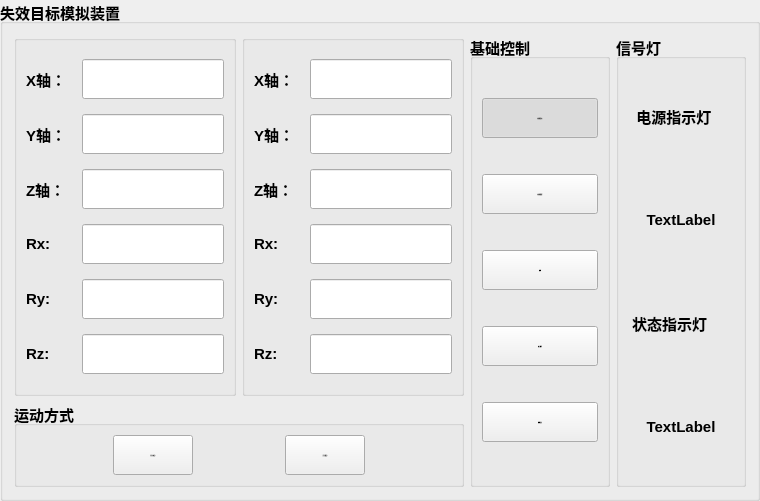
           <widget class="QGroupBox" name="groupBox_110">
            <property name="minimumSize">
             <size>
              <width>661</width>
              <height>470</height>
             </size>
            </property>
            <property name="font">
             <font>
              <pointsize>11</pointsize>
              <weight>75</weight>
              <bold>true</bold>
             </font>
            </property>
            <property name="title">
             <string>失效目标模拟装置</string>
            </property>
            <layout class="QGridLayout" name="gridLayout_33">
             <item row="0" column="0">
              <widget class="QGroupBox" name="groupBox_111">
               <property name="minimumSize">
                <size>
                 <width>180</width>
                 <height>361</height>
                </size>
               </property>
               <property name="sizeIncrement">
                <size>
                 <width>0</width>
                 <height>300</height>
                </size>
               </property>
               <property name="title">
                <string/>
               </property>
               <layout class="QGridLayout" name="gridLayout_32">
                <item row="1" column="1">
                 <widget class="QLineEdit" name="y_p_2">
                  <property name="minimumSize">
                   <size>
                    <width>0</width>
                    <height>40</height>
                   </size>
                  </property>
                 </widget>
                </item>
                <item row="3" column="0">
                 <widget class="QLabel" name="label_287">
                  <property name="minimumSize">
                   <size>
                    <width>50</width>
                    <height>15</height>
                   </size>
                  </property>
                  <property name="text">
                   <string>Rx:</string>
                  </property>
                 </widget>
                </item>
                <item row="2" column="0">
                 <widget class="QLabel" name="label_288">
                  <property name="minimumSize">
                   <size>
                    <width>50</width>
                    <height>15</height>
                   </size>
                  </property>
                  <property name="text">
                   <string>Z轴：</string>
                  </property>
                 </widget>
                </item>
                <item row="4" column="0">
                 <widget class="QLabel" name="label_291">
                  <property name="minimumSize">
                   <size>
                    <width>50</width>
                    <height>15</height>
                   </size>
                  </property>
                  <property name="text">
                   <string>Ry:</string>
                  </property>
                 </widget>
                </item>
                <item row="0" column="0">
                 <widget class="QLabel" name="label_290">
                  <property name="minimumSize">
                   <size>
                    <width>50</width>
                    <height>15</height>
                   </size>
                  </property>
                  <property name="text">
                   <string>X轴：</string>
                  </property>
                 </widget>
                </item>
                <item row="0" column="1">
                 <widget class="QLineEdit" name="x_p_2">
                  <property name="minimumSize">
                   <size>
                    <width>0</width>
                    <height>40</height>
                   </size>
                  </property>
                 </widget>
                </item>
                <item row="5" column="1">
                 <widget class="QLineEdit" name="rz_p_2">
                  <property name="minimumSize">
                   <size>
                    <width>0</width>
                    <height>40</height>
                   </size>
                  </property>
                 </widget>
                </item>
                <item row="2" column="1">
                 <widget class="QLineEdit" name="z_p_2">
                  <property name="minimumSize">
                   <size>
                    <width>0</width>
                    <height>40</height>
                   </size>
                  </property>
                 </widget>
                </item>
                <item row="1" column="0">
                 <widget class="QLabel" name="label_286">
                  <property name="minimumSize">
                   <size>
                    <width>50</width>
                    <height>15</height>
                   </size>
                  </property>
                  <property name="text">
                   <string>Y轴：</string>
                  </property>
                 </widget>
                </item>
                <item row="5" column="0">
                 <widget class="QLabel" name="label_289">
                  <property name="minimumSize">
                   <size>
                    <width>50</width>
                    <height>15</height>
                   </size>
                  </property>
                  <property name="text">
                   <string>Rz:</string>
                  </property>
                 </widget>
                </item>
                <item row="4" column="1">
                 <widget class="QLineEdit" name="ry_p_2">
                  <property name="minimumSize">
                   <size>
                    <width>0</width>
                    <height>40</height>
                   </size>
                  </property>
                 </widget>
                </item>
                <item row="3" column="1">
                 <widget class="QLineEdit" name="rx_p_2">
                  <property name="minimumSize">
                   <size>
                    <width>50</width>
                    <height>40</height>
                   </size>
                  </property>
                 </widget>
                </item>
               </layout>
              </widget>
             </item>
             <item row="0" column="1">
              <widget class="QGroupBox" name="groupBox_112">
               <property name="minimumSize">
                <size>
                 <width>180</width>
                 <height>361</height>
                </size>
               </property>
               <property name="title">
                <string/>
               </property>
               <layout class="QGridLayout" name="gridLayout_34">
                <item row="3" column="1">
                 <widget class="QLineEdit" name="rx_v_2">
                  <property name="minimumSize">
                   <size>
                    <width>50</width>
                    <height>40</height>
                   </size>
                  </property>
                 </widget>
                </item>
                <item row="1" column="0">
                 <widget class="QLabel" name="label_294">
                  <property name="minimumSize">
                   <size>
                    <width>50</width>
                    <height>15</height>
                   </size>
                  </property>
                  <property name="text">
                   <string>Y轴：</string>
                  </property>
                 </widget>
                </item>
                <item row="4" column="0">
                 <widget class="QLabel" name="label_297">
                  <property name="minimumSize">
                   <size>
                    <width>50</width>
                    <height>15</height>
                   </size>
                  </property>
                  <property name="text">
                   <string>Ry:</string>
                  </property>
                 </widget>
                </item>
                <item row="0" column="0">
                 <widget class="QLabel" name="label_293">
                  <property name="minimumSize">
                   <size>
                    <width>50</width>
                    <height>15</height>
                   </size>
                  </property>
                  <property name="text">
                   <string>X轴：</string>
                  </property>
                 </widget>
                </item>
                <item row="5" column="0">
                 <widget class="QLabel" name="label_298">
                  <property name="minimumSize">
                   <size>
                    <width>50</width>
                    <height>15</height>
                   </size>
                  </property>
                  <property name="text">
                   <string>Rz:</string>
                  </property>
                 </widget>
                </item>
                <item row="5" column="1">
                 <widget class="QLineEdit" name="rz_v_2">
                  <property name="minimumSize">
                   <size>
                    <width>0</width>
                    <height>40</height>
                   </size>
                  </property>
                 </widget>
                </item>
                <item row="1" column="1">
                 <widget class="QLineEdit" name="y_v_2">
                  <property name="minimumSize">
                   <size>
                    <width>0</width>
                    <height>40</height>
                   </size>
                  </property>
                 </widget>
                </item>
                <item row="2" column="0">
                 <widget class="QLabel" name="label_295">
                  <property name="minimumSize">
                   <size>
                    <width>50</width>
                    <height>15</height>
                   </size>
                  </property>
                  <property name="text">
                   <string>Z轴：</string>
                  </property>
                 </widget>
                </item>
                <item row="4" column="1">
                 <widget class="QLineEdit" name="ry_v_2">
                  <property name="minimumSize">
                   <size>
                    <width>0</width>
                    <height>40</height>
                   </size>
                  </property>
                 </widget>
                </item>
                <item row="0" column="1">
                 <widget class="QLineEdit" name="x_v_2">
                  <property name="minimumSize">
                   <size>
                    <width>0</width>
                    <height>40</height>
                   </size>
                  </property>
                 </widget>
                </item>
                <item row="2" column="1">
                 <widget class="QLineEdit" name="z_v_2">
                  <property name="minimumSize">
                   <size>
                    <width>0</width>
                    <height>40</height>
                   </size>
                  </property>
                 </widget>
                </item>
                <item row="3" column="0">
                 <widget class="QLabel" name="label_296">
                  <property name="minimumSize">
                   <size>
                    <width>50</width>
                    <height>15</height>
                   </size>
                  </property>
                  <property name="text">
                   <string>Rx:</string>
                  </property>
                 </widget>
                </item>
               </layout>
              </widget>
             </item>
             <item row="0" column="2" rowspan="2">
              <widget class="QGroupBox" name="groupBox_113">
               <property name="minimumSize">
                <size>
                 <width>140</width>
                 <height>400</height>
                </size>
               </property>
               <property name="title">
                <string>基础控制</string>
               </property>
               <layout class="QGridLayout" name="gridLayout_31">
                <item row="4" column="0">
                 <widget class="QPushButton" name="alarm_reset_5">
                  <property name="minimumSize">
                   <size>
                    <width>80</width>
                    <height>40</height>
                   </size>
                  </property>
                  <property name="font">
                   <font>
                    <family>Arial</family>
                    <pointsize>-1</pointsize>
                    <weight>75</weight>
                    <bold>true</bold>
                   </font>
                  </property>
                  <property name="styleSheet">
                   <string notr="true"/>
                  </property>
                  <property name="text">
                   <string>报警复位</string>
                  </property>
                  <property name="checkable">
                   <bool>true</bool>
                  </property>
                 </widget>
                </item>
                <item row="3" column="0">
                 <widget class="QPushButton" name="end_code_5">
                  <property name="minimumSize">
                   <size>
                    <width>80</width>
                    <height>40</height>
                   </size>
                  </property>
                  <property name="font">
                   <font>
                    <family>Arial</family>
                    <pointsize>-1</pointsize>
                    <weight>75</weight>
                    <bold>true</bold>
                   </font>
                  </property>
                  <property name="styleSheet">
                   <string notr="true"/>
                  </property>
                  <property name="text">
                   <string>终止程序</string>
                  </property>
                  <property name="checkable">
                   <bool>true</bool>
                  </property>
                 </widget>
                </item>
                <item row="0" column="0">
                 <widget class="QPushButton" name="Robot_power">
                  <property name="minimumSize">
                   <size>
                    <width>80</width>
                    <height>40</height>
                   </size>
                  </property>
                  <property name="font">
                   <font>
                    <family>Arial</family>
                    <pointsize>-1</pointsize>
                    <weight>75</weight>
                    <bold>true</bold>
                   </font>
                  </property>
                  <property name="styleSheet">
                   <string notr="true"/>
                  </property>
                  <property name="text">
                   <string>机械臂上电</string>
                  </property>
                  <property name="checkable">
                   <bool>true</bool>
                  </property>
                  <property name="checked">
                   <bool>true</bool>
                  </property>
                 </widget>
                </item>
                <item row="1" column="0">
                 <widget class="QPushButton" name="robot_zero_10">
                  <property name="minimumSize">
                   <size>
                    <width>80</width>
                    <height>40</height>
                   </size>
                  </property>
                  <property name="font">
                   <font>
                    <family>Arial</family>
                    <pointsize>-1</pointsize>
                    <weight>75</weight>
                    <bold>true</bold>
                   </font>
                  </property>
                  <property name="styleSheet">
                   <string notr="true"/>
                  </property>
                  <property name="text">
                   <string>机械臂回零</string>
                  </property>
                 </widget>
                </item>
                <item row="2" column="0">
                 <widget class="QPushButton" name="robot_stop_5">
                  <property name="minimumSize">
                   <size>
                    <width>80</width>
                    <height>40</height>
                   </size>
                  </property>
                  <property name="font">
                   <font>
                    <family>Arial</family>
                    <pointsize>-1</pointsize>
                    <weight>75</weight>
                    <bold>true</bold>
                   </font>
                  </property>
                  <property name="styleSheet">
                   <string notr="true"/>
                  </property>
                  <property name="text">
                   <string>急停</string>
                  </property>
                 </widget>
                </item>
               </layout>
              </widget>
             </item>
             <item row="0" column="3" rowspan="2">
              <widget class="QGroupBox" name="groupBox_116">
               <property name="minimumSize">
                <size>
                 <width>130</width>
                 <height>350</height>
                </size>
               </property>
               <property name="title">
                <string>信号灯</string>
               </property>
               <layout class="QGridLayout" name="gridLayout_39">
                <item row="0" column="0">
                 <widget class="QLabel" name="label_68">
                  <property name="text">
                   <string>  电源指示灯</string>
                  </property>
                 </widget>
                </item>
                <item row="1" column="0">
                 <widget class="QLabel" name="label3_er_68">
                  <property name="minimumSize">
                   <size>
                    <width>90</width>
                    <height>90</height>
                   </size>
                  </property>
                  <property name="text">
                   <string>TextLabel</string>
                  </property>
                  <property name="alignment">
                   <set>Qt::AlignCenter</set>
                  </property>
                 </widget>
                </item>
                <item row="2" column="0">
                 <widget class="QLabel" name="label_76">
                  <property name="sizePolicy">
                   <sizepolicy hsizetype="Minimum" vsizetype="Preferred">
                    <horstretch>0</horstretch>
                    <verstretch>0</verstretch>
                   </sizepolicy>
                  </property>
                  <property name="text">
                   <string> 状态指示灯</string>
                  </property>
                 </widget>
                </item>
                <item row="3" column="0">
                 <widget class="QLabel" name="label3_er_72">
                  <property name="minimumSize">
                   <size>
                    <width>90</width>
                    <height>90</height>
                   </size>
                  </property>
                  <property name="text">
                   <string>TextLabel</string>
                  </property>
                  <property name="alignment">
                   <set>Qt::AlignCenter</set>
                  </property>
                 </widget>
                </item>
               </layout>
              </widget>
             </item>
             <item row="1" column="0" colspan="2">
              <widget class="QGroupBox" name="groupBox_114">
               <property name="title">
                <string>运动方式</string>
               </property>
               <layout class="QGridLayout" name="gridLayout_36">
                <item row="0" column="0">
                 <spacer name="horizontalSpacer_26">
                  <property name="orientation">
                   <enum>Qt::Horizontal</enum>
                  </property>
                  <property name="sizeHint" stdset="0">
                   <size>
                    <width>40</width>
                    <height>20</height>
                   </size>
                  </property>
                 </spacer>
                </item>
                <item row="0" column="3">
                 <widget class="QPushButton" name="robot_jpmove_5">
                  <property name="minimumSize">
                   <size>
                    <width>80</width>
                    <height>40</height>
                   </size>
                  </property>
                  <property name="font">
                   <font>
                    <family>Arial</family>
                    <pointsize>-1</pointsize>
                    <weight>75</weight>
                    <bold>true</bold>
                   </font>
                  </property>
                  <property name="styleSheet">
                   <string notr="true"/>
                  </property>
                  <property name="text">
                   <string>关节点运动</string>
                  </property>
                 </widget>
                </item>
                <item row="0" column="2">
                 <spacer name="horizontalSpacer_25">
                  <property name="orientation">
                   <enum>Qt::Horizontal</enum>
                  </property>
                  <property name="sizeHint" stdset="0">
                   <size>
                    <width>40</width>
                    <height>20</height>
                   </size>
                  </property>
                 </spacer>
                </item>
                <item row="0" column="1">
                 <widget class="QPushButton" name="robot_Cartesianmove_5">
                  <property name="minimumSize">
                   <size>
                    <width>80</width>
                    <height>40</height>
                   </size>
                  </property>
                  <property name="font">
                   <font>
                    <family>Arial</family>
                    <pointsize>-1</pointsize>
                    <weight>75</weight>
                    <bold>true</bold>
                   </font>
                  </property>
                  <property name="styleSheet">
                   <string notr="true"/>
                  </property>
                  <property name="text">
                   <string>笛卡尔运动</string>
                  </property>
                 </widget>
                </item>
                <item row="0" column="4">
                 <spacer name="horizontalSpacer_27">
                  <property name="orientation">
                   <enum>Qt::Horizontal</enum>
                  </property>
                  <property name="sizeHint" stdset="0">
                   <size>
                    <width>40</width>
                    <height>20</height>
                   </size>
                  </property>
                 </spacer>
                </item>
               </layout>
              </widget>
             </item>
            </layout>
           </widget>
